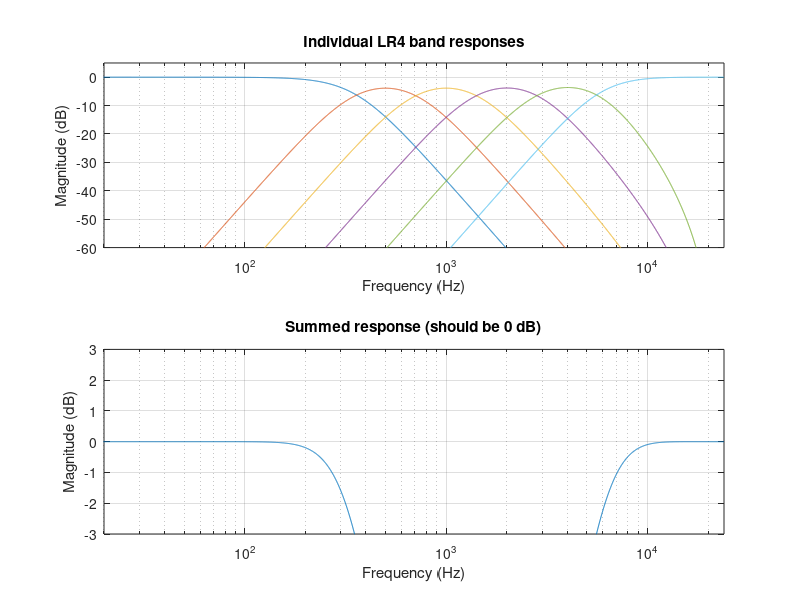

Here is the MATLAB script that generated this plot:
% eq_linkwitz_riley.m
% 6-band equalizer using Linkwitz-Riley crossovers.
% Each LR filter = cascade of two identical 2nd-order Butterworth stages
% (giving 4th-order, -6 dB at crossover, sums to unity magnitude).

pkg load signal

fs = 48000;
f  = logspace(1, log10(fs/2), 4096);
w  = 2 * pi * f;

centers = [250, 500, 1000, 2000, 4000, 8000];
xover   = sqrt(centers(1:end-1) .* centers(2:end));

% Helper: LR4 low-pass frequency response (two cascaded Butterworth LP)
function H = lr4_lp(f, fc, fs)
  [b, a] = butter(2, fc / (fs/2), 'low');
  [H, ~] = freqz(b, a, f, fs);
  H = H .* H;   % cascade = square in frequency domain
end

% Helper: LR4 high-pass frequency response
function H = lr4_hp(f, fc, fs)
  [b, a] = butter(2, fc / (fs/2), 'high');
  [H, ~] = freqz(b, a, f, fs);
  H = H .* H;
end

H = zeros(6, length(f));

% Band 1: LR4 low-pass at xover(1)
H(1, :) = lr4_lp(f, xover(1), fs).';

% Bands 2–5: LR4 HP at lower xover × LR4 LP at upper xover
for k = 2:5
  H(k, :) = (lr4_hp(f, xover(k-1), fs) .* lr4_lp(f, xover(k), fs)).';
end

% Band 6: LR4 high-pass at xover(5)
H(6, :) = lr4_hp(f, xover(5), fs).';

H_sum = sum(H, 1);

figure('Name', 'Linkwitz-Riley Multiband EQ');
subplot(2, 1, 1);
  semilogx(f, 20*log10(abs(H) + eps));
  xlabel('Frequency (Hz)'); ylabel('Magnitude (dB)');
  title('Individual LR4 band responses');
  xlim([20, fs/2]); ylim([-60, 5]);
  grid on;

subplot(2, 1, 2);
  semilogx(f, 20*log10(abs(H_sum) + eps));
  xlabel('Frequency (Hz)'); ylabel('Magnitude (dB)');
  title('Summed response (should be 0 dB)');
  xlim([20, fs/2]); ylim([-3, 3]);
  grid on;
